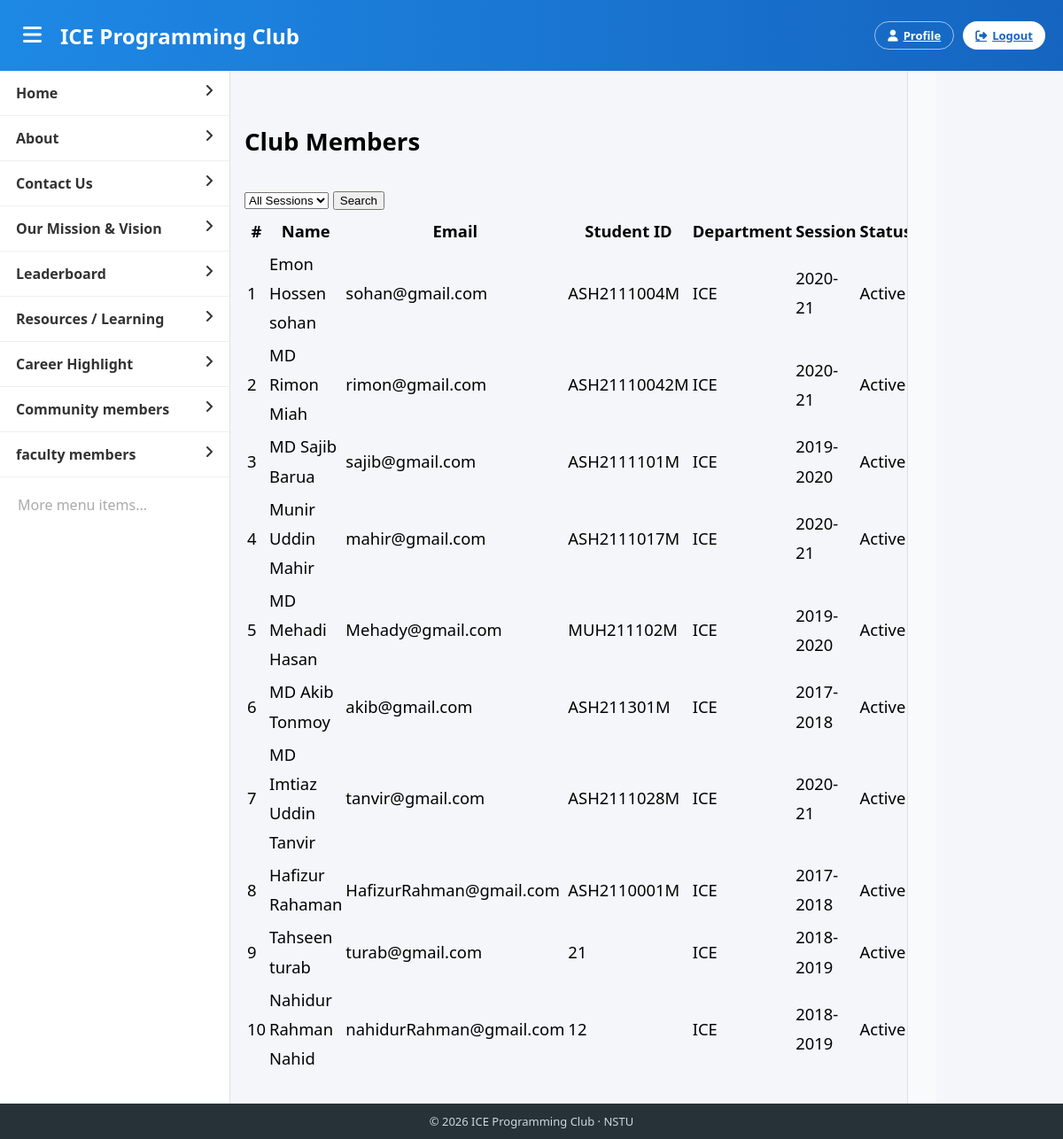
Page /user_list/ (signed in) on the committed database.
### Core/models.py (models this page shows, shortened)
class Member(models.Model):
    POSITION_CHOICES = [
        ('member','Member'),
        ('admin','Admin'),
        ('president','President'),
        ('vice_president','Vice President'),
        ('secretary','Secretary'),
    ]
    STATUS_CHOICES = [
        ('active','Active'),
        ('alumni','Alumni'),
    ]
    user = models.OneToOneField(get_user_model(), on_delete=models.CASCADE)
    student_id = models.CharField(max_length=100, unique=True)
    session = models.ForeignKey(Session, on_delete=models.CASCADE)
    department = models.CharField(max_length=100)
    position = models.CharField(max_length=20, choices=POSITION_CHOICES, default='member')
    skills = models.TextField(blank=True)
    bio = models.TextField(blank=True)
    github = models.URLField(blank=True)
    linkedin = models.URLField(blank=True)
    profile_picture = models.ImageField(upload_to='profile_pics/', default='default_profile.png')
    is_verified = models.BooleanField(default=False)
    status = models.CharField(max_length=10, choices=STATUS_CHOICES, default='active')
    joined_at = models.DateTimeField(auto_now_add=True)
    codeforces_handle = models.CharField(max_length=100, blank=True)
    codechef_handle = models.CharField(max_length=100, blank=True)
    atcoder_handle = models.CharField(max_length=100, blank=True)
    cf_rating = models.IntegerField(default=0)
    cc_rating = models.IntegerField(default=0)
    at_rating = models.IntegerField(default=0)

class CustomUser(AbstractBaseUser, PermissionsMixin):
    GENDER_CHOICES = [('M','Male'),('F','Female'),('O','Other')]
    name = models.CharField(max_length=100)
    email = models.EmailField(unique=True)
    phone_number = models.CharField(max_length=15, blank=True, null=True)
    gender = models.CharField(max_length=10, choices=GENDER_CHOICES, blank=True, null=True)
    birthday = models.DateField(blank=True, null=True)
    is_active = models.BooleanField(default=True)
    is_staff = models.BooleanField(default=False)
    date_joined = models.DateTimeField(auto_now_add=True)
    objects = CustomUserManager()
    USERNAME_FIELD = "email"
    REQUIRED_FIELDS = []

class Session(models.Model):
    year = models.CharField(max_length=100, unique=True)

### Core/views.py (the view)
# urls.py: path('user_list/',views.user_list,name="user_list"),
def user_list(request):
    session_id = request.GET.get('session')
    members=Member.objects.select_related('user','session')
    if session_id:
        members = members.filter(session_id=session_id)
    sessions = Session.objects.all()
    context ={
        'members':members,
        'sessions':sessions
    }
    return render(request,"Core_templates/user.html",context)

### templates/Core_templates/user.html (shortened to what this page needs)
{% extends "Core_templates/index.html" %}
{% block content %}
<div class="user-container">
<div class="page-header">
    <h2>Club Members</h2>
    <form method="get" class="filter-form">
        <select name="session">
            <option value="">All Sessions</option>
        </select>
        <button type="submit">Search</button>
    </form>
</div>
<div class="table-container">
<table>
    <thead>
        <tr>
            <th>#</th>
            <th>Name</th>
            <th>Email</th>
            <th>Student ID</th>
            <th>Department</th>
            <th>Session</th>
            <th>Status</th>
        </tr>
    </thead>
    <tbody>
        {% for member in members %}
        <tr>
            <td>{{ forloop.counter }}</td>
            <td>{{ member.user.name }}</td>
            <td>{{ member.user.email }}</td>
            <td>{{ member.student_id }}</td>
            <td>{{ member.department }}</td>
            <td><span class="badge">{{ member.session.year }}</span></td>
            <td>{{ member.status|title }}</td>
        </tr>
        {% empty %}
        <tr>
            <td colspan="7" style="text-align:center;">No members found</td>
        </tr>
        {% endfor %}
    </tbody>
</table>
</div>
</div>
{% endblock %}

### templates/Core_templates/index.html (style rules this page uses)
:root { --primary:#1e88e5; --primary-dark:#1565c0; --bg:#f4f6f9; --border:#e0e0e0; --text:#333; }
body { margin:0; height:100vh; display:flex; flex-direction:column; font-family:'Segoe UI',sans-serif; background:var(--bg); overflow:hidden; }

### rows in the picture
Member: user.name "Emon Hossen sohan", user.email "sohan@gmail.com", student_id "ASH2111004M", department "ICE", session.year "2020-21", status "Active"
Member: user.name "MD Rimon Miah", user.email "rimon@gmail.com", student_id "ASH21110042M", department "ICE", session.year "2020-21", status "Active"
Member: user.name "MD Sajib Barua", user.email "sajib@gmail.com", student_id "ASH2111101M", department "ICE", session.year "2019-2020", status "Active"
Member: user.name "Munir Uddin Mahir", user.email "mahir@gmail.com", student_id "ASH2111017M", department "ICE", session.year "2020-21", status "Active"
Member: user.name "MD Mehadi Hasan", user.email "Mehady@gmail.com", student_id "MUH211102M", department "ICE", session.year "2019-2020", status "Active"
Member: user.name "MD Akib Tonmoy", user.email "akib@gmail.com", student_id "ASH211301M", department "ICE", session.year "2017-2018", status "Active"
Member: user.name "MD Imtiaz Uddin Tanvir", user.email "tanvir@gmail.com", student_id "ASH2111028M", department "ICE", session.year "2020-21", status "Active"
Member: user.name "Hafizur Rahaman", user.email "HafizurRahman@gmail.com", student_id "ASH2110001M", department "ICE", session.year "2017-2018", status "Active"
Member: user.name "Tahseen turab", user.email "turab@gmail.com", student_id "21", department "ICE", session.year "2018-2019", status "Active"
Member: user.name "Nahidur Rahman Nahid", user.email "nahidurRahman@gmail.com", student_id "12", department "ICE", session.year "2018-2019", status "Active"
